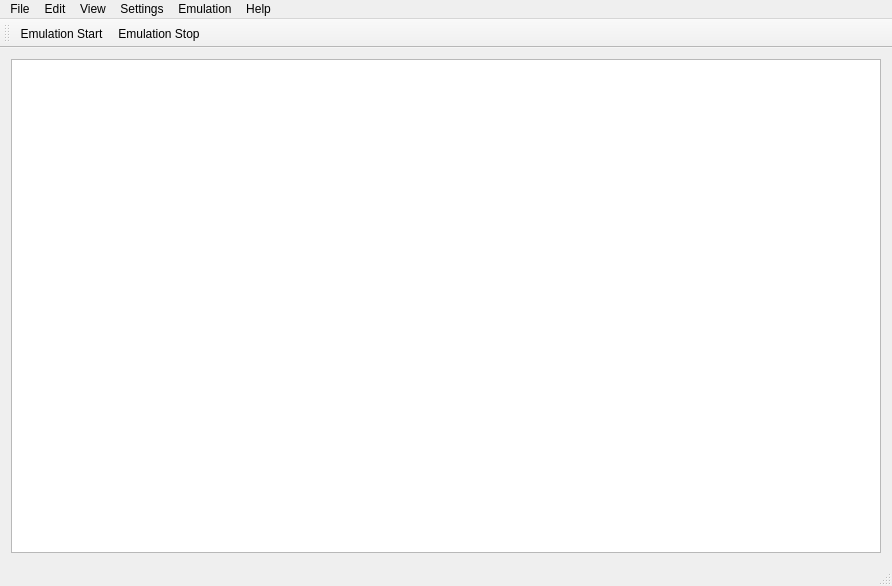
<?xml version="1.0" encoding="UTF-8"?>
<ui version="4.0">
 <class>MainWindow</class>
 <widget class="QMainWindow" name="MainWindow">
  <property name="enabled">
   <bool>true</bool>
  </property>
  <property name="geometry">
   <rect>
    <x>0</x>
    <y>0</y>
    <width>892</width>
    <height>586</height>
   </rect>
  </property>
  <property name="sizePolicy">
   <sizepolicy hsizetype="Fixed" vsizetype="Fixed">
    <horstretch>0</horstretch>
    <verstretch>0</verstretch>
   </sizepolicy>
  </property>
  <property name="windowTitle">
   <string>CxBx-Reloaded</string>
  </property>
  <property name="autoFillBackground">
   <bool>false</bool>
  </property>
  <property name="animated">
   <bool>true</bool>
  </property>
  <property name="dockOptions">
   <set>QMainWindow::AllowTabbedDocks|QMainWindow::AnimatedDocks</set>
  </property>
  <widget class="QWidget" name="centralWidget">
   <layout class="QVBoxLayout" name="verticalLayout">
    <item>
     <widget class="QTableView" name="gameTableView">
      <property name="selectionMode">
       <enum>QAbstractItemView::SingleSelection</enum>
      </property>
      <property name="selectionBehavior">
       <enum>QAbstractItemView::SelectRows</enum>
      </property>
      <property name="iconSize">
       <size>
        <width>100</width>
        <height>100</height>
       </size>
      </property>
      <attribute name="verticalHeaderDefaultSectionSize">
       <number>40</number>
      </attribute>
     </widget>
    </item>
   </layout>
  </widget>
  <widget class="QMenuBar" name="menuBar">
   <property name="geometry">
    <rect>
     <x>0</x>
     <y>0</y>
     <width>892</width>
     <height>20</height>
    </rect>
   </property>
   <widget class="QMenu" name="menuFile">
    <property name="title">
     <string>File</string>
    </property>
    <addaction name="actionOpen_Xbe"/>
    <addaction name="actionClose_Xbe"/>
    <addaction name="separator"/>
    <addaction name="actionSave_Xbe"/>
    <addaction name="actionSave_Xbe_as"/>
    <addaction name="separator"/>
    <addaction name="actionRecent_Xbe_Files"/>
    <addaction name="separator"/>
    <addaction name="actionExit"/>
   </widget>
   <widget class="QMenu" name="menuEdit">
    <property name="title">
     <string>Edit</string>
    </property>
   </widget>
   <widget class="QMenu" name="menuView">
    <property name="title">
     <string>View</string>
    </property>
   </widget>
   <widget class="QMenu" name="menuSettings">
    <property name="title">
     <string>Settings</string>
    </property>
    <addaction name="actionController"/>
    <addaction name="actionVideo"/>
    <addaction name="actionSound"/>
    <addaction name="separator"/>
    <addaction name="actionEmulation"/>
   </widget>
   <widget class="QMenu" name="menuEmulation">
    <property name="title">
     <string>Emulation</string>
    </property>
   </widget>
   <widget class="QMenu" name="menuHelp">
    <property name="title">
     <string>Help</string>
    </property>
    <addaction name="actionGo_To_The_Official_CxBx_Reloaded_Website"/>
    <addaction name="separator"/>
    <addaction name="actionAbout"/>
   </widget>
   <addaction name="menuFile"/>
   <addaction name="menuEdit"/>
   <addaction name="menuView"/>
   <addaction name="menuSettings"/>
   <addaction name="menuEmulation"/>
   <addaction name="menuHelp"/>
  </widget>
  <widget class="QToolBar" name="mainToolBar">
   <property name="iconSize">
    <size>
     <width>48</width>
     <height>48</height>
    </size>
   </property>
   <property name="toolButtonStyle">
    <enum>Qt::ToolButtonIconOnly</enum>
   </property>
   <property name="floatable">
    <bool>true</bool>
   </property>
   <attribute name="toolBarArea">
    <enum>TopToolBarArea</enum>
   </attribute>
   <attribute name="toolBarBreak">
    <bool>false</bool>
   </attribute>
   <addaction name="actionEmulationStart"/>
   <addaction name="actionEmulationStop"/>
  </widget>
  <widget class="QStatusBar" name="statusBar"/>
  <action name="actionOpen_Xbe">
   <property name="text">
    <string>Open Xbe...</string>
   </property>
  </action>
  <action name="actionClose_Xbe">
   <property name="text">
    <string>Close Xbe</string>
   </property>
  </action>
  <action name="actionSave_Xbe">
   <property name="text">
    <string>Save Xbe</string>
   </property>
  </action>
  <action name="actionSave_Xbe_as">
   <property name="text">
    <string>Save Xbe as...</string>
   </property>
  </action>
  <action name="actionRecent_Xbe_Files">
   <property name="text">
    <string>Recent Xbe Files</string>
   </property>
  </action>
  <action name="actionExit">
   <property name="text">
    <string>Exit</string>
   </property>
  </action>
  <action name="actionGo_To_The_Official_CxBx_Reloaded_Website">
   <property name="text">
    <string>Go To The Official CxBx-Reloaded Website...</string>
   </property>
  </action>
  <action name="actionAbout">
   <property name="text">
    <string>About</string>
   </property>
  </action>
  <action name="actionEmulationStart">
   <property name="enabled">
    <bool>true</bool>
   </property>
   <property name="icon">
    <iconset resource="images.qrc">
     <normaloff>:/images/play.png</normaloff>:/images/play.png</iconset>
   </property>
   <property name="text">
    <string>Emulation Start</string>
   </property>
   <property name="iconText">
    <string>Emulation Start</string>
   </property>
   <property name="visible">
    <bool>true</bool>
   </property>
   <property name="iconVisibleInMenu">
    <bool>true</bool>
   </property>
  </action>
  <action name="actionEmulationStop">
   <property name="checkable">
    <bool>false</bool>
   </property>
   <property name="enabled">
    <bool>true</bool>
   </property>
   <property name="icon">
    <iconset resource="images.qrc">
     <normaloff>:/images/stop.png</normaloff>:/images/stop.png</iconset>
   </property>
   <property name="text">
    <string>Emulation Stop</string>
   </property>
  </action>
  <action name="actionController">
   <property name="text">
    <string>Controller</string>
   </property>
  </action>
  <action name="actionVideo">
   <property name="text">
    <string>Video</string>
   </property>
  </action>
  <action name="actionSound">
   <property name="text">
    <string>Sound</string>
   </property>
  </action>
  <action name="actionEmulation">
   <property name="text">
    <string>Emulation</string>
   </property>
  </action>
 </widget>
 <layoutdefault spacing="6" margin="11"/>
 <resources>
  <include location="images.qrc"/>
 </resources>
 <connections/>
</ui>
